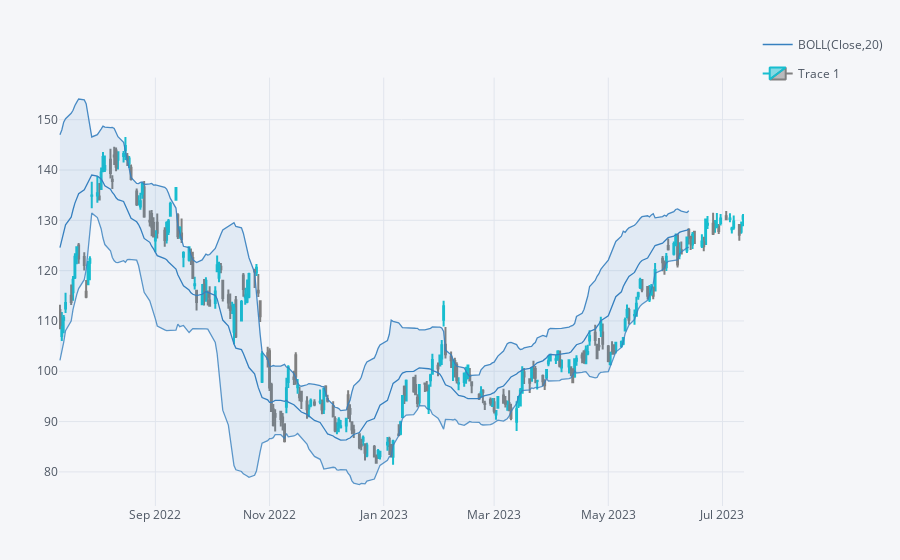

The notebook cell saved with this chart:
### Code cell
plyo.iplot(qf.iplot(),image='png',filename='qf_01')

### Figure 1 — Plotly figure (JSON) as saved in the notebook; plotly's stock layout.template omitted (floating-point values rounded to 4 significant figures; data arrays with more than 128 entries replaced by an {"elided": "..."} marker saying what was removed)
{"data": [{"legendgroup": "BOLL(Close,20)", "line": {"color": "rgba(55, 128, 191, 1.0)", "dash": "solid", "shape": "linear", "width": 1.3}, "mode": "lines", "name": "BOLL(Close,20)", "showlegend": true, "text": "", "type": "scatter", "x": {"elided": "252 str values"}, "y": {"elided": "252 mixed values"}, "yaxis": "y2"}, {"legendgroup": "BOLL(Close,20)", "line": {"color": "rgba(55, 128, 191, 0.8999999999999999)", "dash": "solid", "shape": "linear", "width": 1.3}, "mode": "lines", "name": "UPPER(Close,20)", "showlegend": false, "text": "", "type": "scatter", "x": {"elided": "252 str values"}, "y": {"elided": "252 mixed values"}, "yaxis": "y2"}, {"fill": "tonexty", "fillcolor": "rgba(55, 128, 191, 0.1)", "legendgroup": "BOLL(Close,20)", "line": {"color": "rgba(55, 128, 191, 0.7999999999999998)", "dash": "solid", "shape": "linear", "width": 1.3}, "mode": "lines", "name": "LOWER(Close,20)", "showlegend": false, "text": "", "type": "scatter", "x": {"elided": "252 str values"}, "y": {"elided": "252 mixed values"}, "yaxis": "y2"}, {"close": {"elided": "252 float values"}, "decreasing": {"line": {"color": "#808080"}}, "high": {"elided": "252 float values"}, "increasing": {"line": {"color": "#17BECF"}}, "low": {"elided": "252 float values"}, "name": "Trace 1", "open": {"elided": "252 float values"}, "showlegend": true, "type": "candlestick", "x": {"elided": "252 str values"}, "yaxis": "y2"}], "layout": {"legend": {"bgcolor": "#F5F6F9", "font": {"color": "#4D5663"}}, "margin": {"b": 30, "l": 30, "r": 30, "t": 30}, "paper_bgcolor": "#F5F6F9", "plot_bgcolor": "#F5F6F9", "showlegend": true, "title": {"font": {"color": "#4D5663"}}, "xaxis": {"anchor": "y2", "gridcolor": "#E1E5ED", "rangeselector": {"bgcolor": "rgba(150, 200, 250, 1)", "buttons": [{"count": 1, "label": "1m", "step": "month", "stepmode": "backward"}, {"count": 1, "label": "1y", "step": "year", "stepmode": "backward"}], "font": {"size": 13}, "visible": false, "x": 0, "y": 0.9}, "rangeslider": {"visible": false}, "showgrid": true, "tickfont": {"color": "#4D5663"}, "title": {"font": {"color": "#4D5663"}, "text": ""}, "zerolinecolor": "#E1E5ED"}, "yaxis": {"gridcolor": "#E1E5ED", "showgrid": true, "showticklabels": false, "tickfont": {"color": "#4D5663"}, "title": {"font": {"color": "#4D5663"}, "text": ""}, "zerolinecolor": "#E1E5ED"}, "yaxis2": {"domain": [0, 0.9], "gridcolor": "#E1E5ED", "showgrid": true, "tickfont": {"color": "#4D5663"}, "title": {"font": {"color": "#4D5663"}, "text": ""}, "zerolinecolor": "#E1E5ED"}}}
